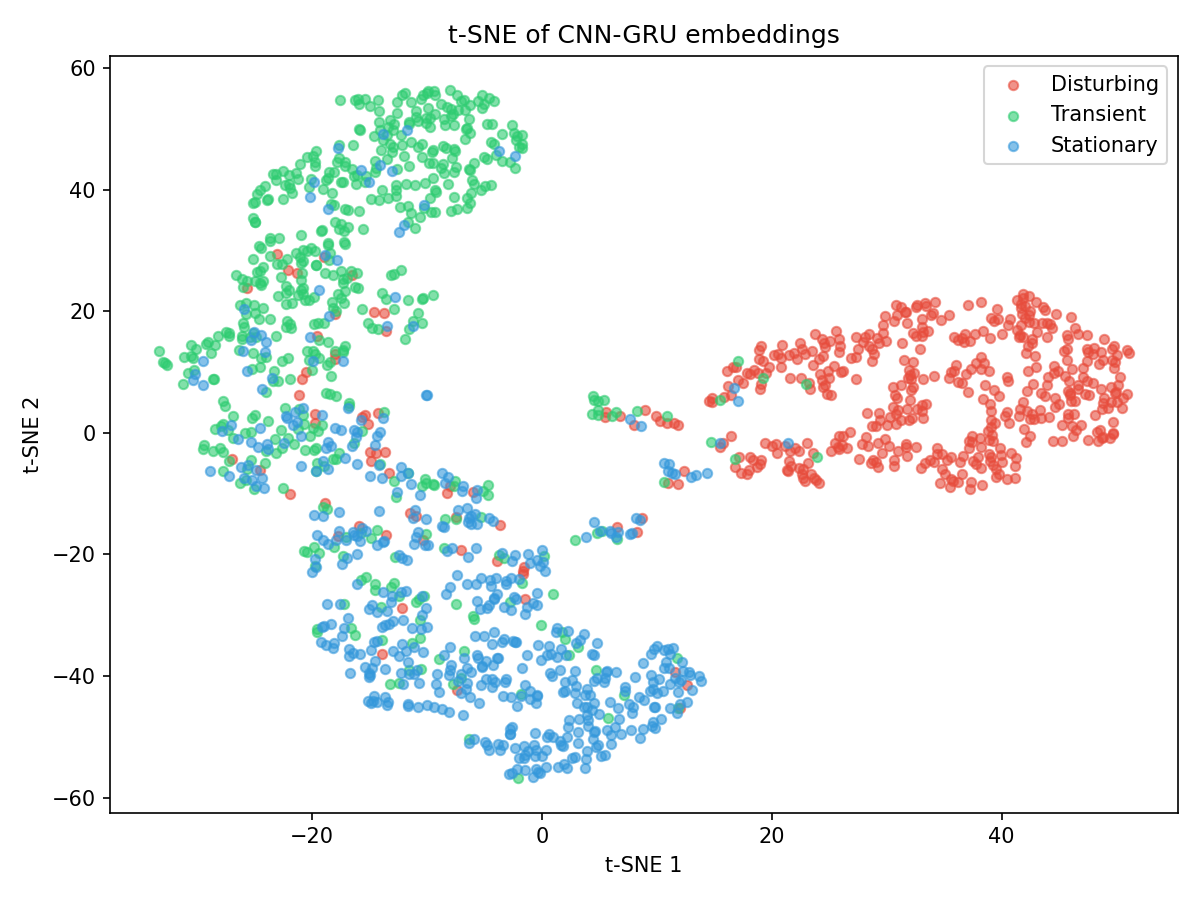

Reproduce this figure in Python.
import torch
from sklearn.manifold import TSNE
import matplotlib.pyplot as plt
from sklearn.manifold import TSNE
from omegaconf import DictConfig, OmegaConf
import hydra
import dagshub
import os
from model import CNNGRU, extract_embeddings
import data_preprocessing as dp


def get_device(preference="auto"):
    if preference == "cpu":
        print("Using CPU")
        return torch.device("cpu")
    if torch.cuda.is_available():
        print("Using CUDA")
        return torch.device("cuda")
    print("Using CPU")
    return torch.device("cpu")


@hydra.main(version_base="1.2", config_path="configs", config_name="default")
def t_sne(cfg: DictConfig):
    # Convert to plain dict so data_preprocessing works unchanged
    cfg = OmegaConf.to_container(cfg, resolve=True)

    # All configs under default.yaml using hydra
    tc = cfg["training"]
    dc = cfg["data"]
    mc = cfg["model"]
    oc = cfg["output"]
    tec = cfg["test"]

    # Reproducibility
    torch.manual_seed(dc["random_seed"])

    if tc.get("remote_tracking", False):
        dagshub.init(repo_owner=tc["repo_owner"], repo_name=tc["repo_name"], mlflow=True)
        print("Remote tracking enabled (DagsHub)")
    else:
        print("Local tracking only (set training.remote_tracking=true to push to DagsHub)")

    device = get_device(tc["device"])

    _, _, test_load = dp.get_dataloaders(root_dir=dc["data_dir"], cfg=cfg)

    model = CNNGRU(
        n_mels=mc["n_mels"],
        c_cnn=mc["c_cnn"],
        n_classes=mc["n_classes"],
        gru_state=mc["gru_state"],
        dropout=mc["dropout"],
        n_cnn=mc["n_cnn"],
        n_gru=mc["n_gru"]
    )
    model.load_state_dict(torch.load("2to2_cnn_gru.pth", map_location=device, weights_only=True))
    model.to(device)
    model.eval()

    embeddings, labels = extract_embeddings(model, test_load)
    print(f"Embeddings shape: {embeddings.shape}")  # should be (N, 128)
    print(f"Labels shape: {labels.shape}")           # should be (N,)

    tsne = TSNE(
        n_components=2,
        perplexity=30,       # try 15–50 depending on dataset size
        n_iter=1000,
        random_state=42,
        init="pca",          # more stable than random init
        learning_rate="auto"
    )

    coords = tsne.fit_transform(embeddings)  # (N, 2)

    CLASS_NAMES = ["Disturbing", "Transient", "Stationary"]  # replace with yours
    colors = ["#e74c3c", "#2ecc71", "#3498db"]

    fig, ax = plt.subplots(figsize=(8, 6))
    for cls_idx, (name, color) in enumerate(zip(CLASS_NAMES, colors)):
        mask = labels == cls_idx
        ax.scatter(coords[mask, 0], coords[mask, 1],
                label=name, color=color, alpha=0.6, s=20)

    save_path = os.path.abspath("tsne.png")
    print(f"Saving to: {save_path}")
    ax.legend()
    ax.set_title("t-SNE of CNN-GRU embeddings")
    ax.set_xlabel("t-SNE 1")
    ax.set_ylabel("t-SNE 2")
    plt.tight_layout()
    plt.savefig(save_path, dpi=150)
    plt.show()
    plt.close()


if __name__ == "__main__":
    t_sne()
